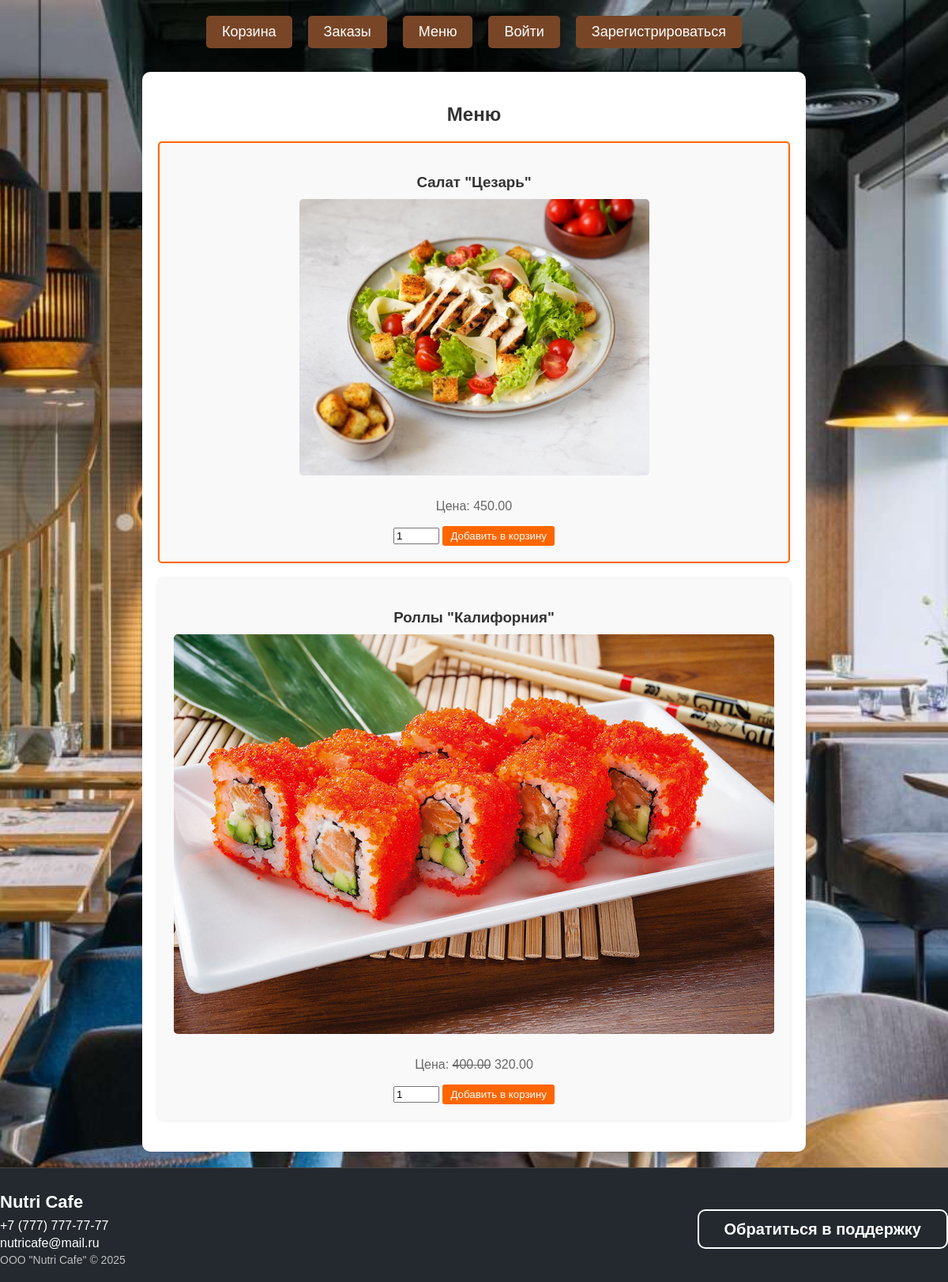
The app's page /menu/ with its own data.
### cafe_cat/models.py (models this page shows, shortened)
class MenuItem(models.Model):
    name = models.CharField(max_length=100)
    price = models.DecimalField(max_digits=6, decimal_places=2)
    summary = models.TextField()
    is_featured = models.BooleanField(default=False)
    on_sale = models.BooleanField(default=False)
    discount = models.DecimalField(max_digits=6, decimal_places=2, default=0)
    sale_price = models.DecimalField(max_digits=6, decimal_places=2, default=0)
    image = models.ImageField(upload_to='menu_item_images/', null=True, blank=True)

### cafe_cat/views.py (the view)
# urls.py: path('menu/', views.menu, name='menu'),
def menu(request):
    items = MenuItem.objects.all()  # Получение всех элементов меню
    return render(request, 'cafe_cat/menu.html', {
        'items': items
    })

### cafe_cat/templates/cafe_cat/menu.html (shortened to what this page needs)
<!DOCTYPE html>
<html lang="en">
<head>
</head>
<body>
    <div class="wrapper">
        <div class="buttons">
            <a href="{% url 'cafe_cat:view_cart' %}" class="button">Корзина</a>
            <a href="{% url 'cafe_cat:user_orders' %}" class="button">Заказы</a>
            <a href="{% url 'cafe_cat:menu' %}" class="button">Меню</a>
            {% if user.is_authenticated %}
                <a href="{% url 'cafe_cat:account' %}" class="button">Аккаунт</a>
            {% else %}
                <a href="{% url 'cafe_cat:login' %}" class="button">Войти</a>
                <a href="{% url 'cafe_cat:register' %}" class="button">Зарегистрироваться</a>
            {% endif %}
        </div>
        <div class="container">
            <h2>Меню</h2>
            {% if items %}
                <ul>
                    {% for item in items %}
                        <li class="{% if item.is_featured %}featured{% endif %}">
                            <h3>{{ item.name }}</h3>
                            {% if item.image %}
                                <img src="{{ item.image.url }}" alt="{{ item.name }}">
                            {% endif %}
                            {% if item.on_sale %}
                                <p>Цена: <del>{{ item.price }}</del> {{ item.sale_price }}</p>
                            {% else %}
                                <p>Цена: {{ item.price }}</p>
                            {% endif %}
                            <form action="{% url 'cafe_cat:add_to_cart' item.id %}" method="post">
                                <input type="number" name="quantity" value="1" min="1">
                                <input type="submit" value="Добавить в корзину">
                            </form>
                        </li>
                    {% endfor %}
                </ul>
            {% else %}
                <p>В данный момент единицы меню недоступны.</p>
            {% endif %}
        </div>
    </div>
    <footer>
        <div class="footer-content">
            <div class="footer-info">
                <div style="font-size: 22px; font-weight: bold; margin-bottom: 8px;">Nutri Cafe</div>
                <div style="font-size: 16px; margin-bottom: 4px;">+7 (777) 777-77-77</div>
                <div style="font-size: 16px; margin-bottom: 4px;">nutricafe@mail.ru</div>
                <div style="font-size: 14px; color: #bfbfbf;">ООО "Nutri Cafe" © 2025</div>
            </div>
            <div class="footer-btn">
                <a href="{% url 'cafe_cat:support' %}">Обратиться в поддержку</a>
            </div>
        </div>
    </footer>
</body>
</html>

### cafe_cat/templates/cafe_cat/menu.html (style rules this page uses)
body { font-family: Arial, sans-serif; margin: 0; padding: 0; background: url('/media/menu_item_images/фон.jpg') no-repeat center center fixed; background-size: cover; align-items: center; justify-content: center; min-height: 100vh; display: flex; flex-direction: column; }
.wrapper { flex: 1 0 auto; width: 100%; }
.container { max-width: 800px; margin: 20px auto; padding: 20px; background-color: #fff; border-radius: 10px; box-shadow: 0 0 10px rgba(0, 0, 0, 0.1); position: relative; z-index: 1; text-align: center; }
h2 { color: #333; }
ul { list-style: none; padding: 0; }
li { margin-bottom: 20px; padding: 20px; background-color: #f9f9f9; border-radius: 5px; box-shadow: 0 0 5px rgba(0, 0, 0, 0.1); }
h3 { color: #333; margin-bottom: 10px; }
img { max-width: 100%; margin-bottom: 10px; border-radius: 5px; position: center; }
p { margin-bottom: 10px; color: #666; }
form { margin-top: 10px; }
input[type="number"] { width: 50px; }
input[type="submit"] { background-color: #ff6600; color: #fff; border: none; padding: 5px 10px; border-radius: 3px; cursor: pointer; }
.featured { border: 2px solid #ff6600; }
.button { padding: 10px 20px; margin: 10px; background-color: #784627; color: #fff; border: none; border-radius: 5px; font-size: 18px; cursor: pointer; font-family: 'Trebuchet MS', Helvetica, sans-serif; text-decoration: none; position: center; }
.buttons { display: flex; justify-content: center; flex-wrap: wrap; margin-top: 10px; }
footer { background: #23292e; color: #fff; padding: 30px 0 20px 0; text-align: center; width: 100%; z-index: 10; border-top: 1px solid #444; margin-top: auto; }
.footer-content { max-width: 1200px; margin: 0 auto; display: flex; flex-wrap: wrap; justify-content: space-between; align-items: center; }
.footer-info { text-align: left; min-width: 200px; }
.footer-btn { margin: 10px 0; }
.footer-btn a { padding: 12px 32px; border: 2px solid #fff; border-radius: 10px; background: none; color: #fff; font-size: 20px; text-decoration: none; font-weight: bold; transition: background 0.2s, color 0.2s; }

### records on screen
MenuItem: name "Салат \"Цезарь\"", image (picture), price "450.00"
MenuItem: name "Роллы \"Калифорния\"", image (picture), price "400.00", sale_price "320.00"
